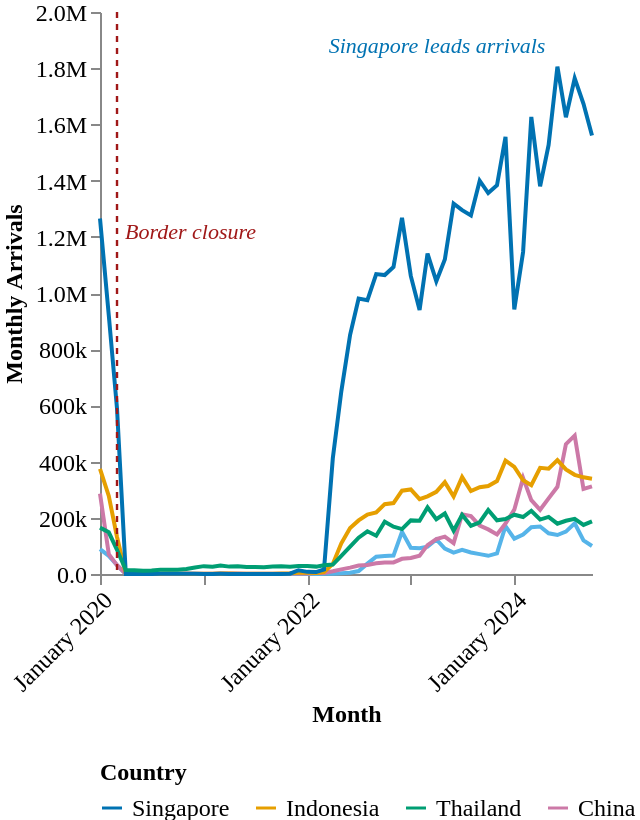

Write the Vega-Lite specification saved for this chart.
### Vega-Lite specification from a JSON file in a GitHub repository (floating-point values rounded to 4 significant figures; data arrays with more than 128 entries replaced by an {"elided": "..."} marker saying what was removed)
{"$schema": "https://vega.github.io/schema/vega-lite/v5.json", "width": "container", "height": 410, "autosize": "fit", "padding": {"top": 0, "bottom": 0, "left": 0, "right": 20}, "data": {"values": {"elided": "290 records"}}, "layer": [{"params": [{"name": "country_select", "select": {"type": "point", "fields": ["country_name"]}, "bind": "legend"}], "mark": {"type": "line", "strokeWidth": 2}, "encoding": {"x": {"field": "month", "type": "temporal", "timeUnit": "yearmonth", "axis": {"title": "Month", "titleFont": "DM Sans", "titleFontSize": 12, "labelFont": "DM Sans", "labelFontSize": 12, "labelAngle": -45, "grid": false, "format": "%B %Y"}}, "y": {"field": "arrivals", "type": "quantitative", "axis": {"title": "Monthly Arrivals", "format": ".2s", "labelFont": "DM Sans", "labelFontSize": 12, "titleFont": "DM Sans", "titleFontSize": 12, "grid": false}}, "color": {"field": "country_name", "type": "nominal", "scale": {"domain": ["Singapore", "Indonesia", "Thailand", "China", "Brunei"], "range": ["#0072B2", "#E69F00", "#009E73", "#CC79A7", "#56B4E9"]}, "legend": {"title": "Country", "orient": "bottom", "direction": "horizontal", "columns": 5, "labelFontSize": 12, "titleFontSize": 12, "labelFont": "DM Sans", "titleFont": "DM Sans"}}, "opacity": {"condition": {"param": "country_select", "value": 1}, "value": 0.15}, "tooltip": [{"field": "month", "type": "temporal", "timeUnit": "yearmonth", "title": "Month", "format": "%B %Y"}, {"field": "country_name", "type": "nominal", "title": "Country"}, {"field": "arrivals", "type": "quantitative", "title": "Arrivals", "format": ","}]}}, {"mark": {"type": "rule", "color": "#a01818", "strokeDash": [3, 3], "strokeWidth": 1.2}, "data": {"values": [{"month": "2020-03"}]}, "encoding": {"x": {"field": "month", "type": "temporal", "timeUnit": "yearmonth"}}}, {"mark": {"type": "text", "align": "left", "dx": 4, "dy": -30, "fontSize": 11, "fontStyle": "italic", "color": "#a01818", "font": "DM Sans", "limit": 200}, "data": {"values": [{"month": "2020-03", "label": "Border closure"}]}, "encoding": {"x": {"field": "month", "type": "temporal", "timeUnit": "yearmonth"}, "text": {"field": "label", "type": "nominal"}}}, {"mark": {"type": "text", "align": "right", "dx": -6, "dy": -10, "fontSize": 11, "fontStyle": "italic", "color": "#0072B2", "font": "DM Sans", "limit": 200}, "data": {"values": [{"month": "2024-06", "arrivals": 1805492, "label": "Singapore leads arrivals"}]}, "encoding": {"x": {"field": "month", "type": "temporal", "timeUnit": "yearmonth"}, "y": {"field": "arrivals", "type": "quantitative"}, "text": {"field": "label", "type": "nominal"}}}], "config": {"background": "transparent", "view": {"stroke": "transparent"}}}
